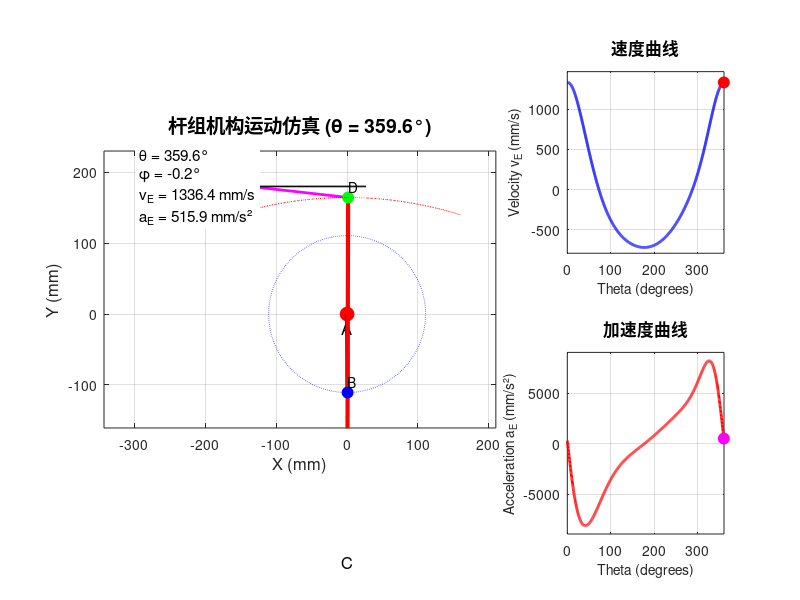
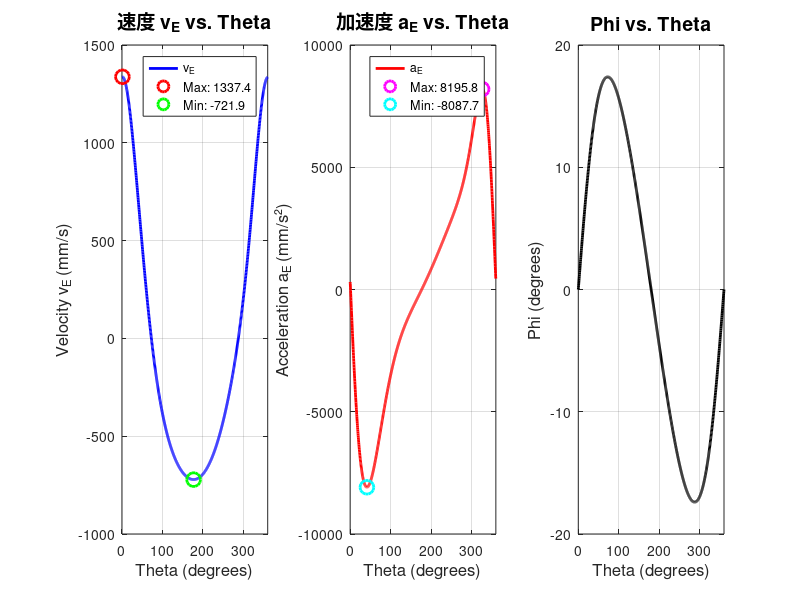

MATLAB code for these plots, in order:
clear all; clc; close all;

% 初始参数
K = 1.48;
deg2rad = pi/180;
rad2deg = 180/pi;



% 长度 mm
L_AC = 370; % A点在C点正上方
L_AB = 110.63;
L_CD = 534.45; 
L_DE = L_CD * 0.26;
CE_Vertical = 550; % C点到滑块E的垂直距离

% 角度范围
theta_deg = linspace(0, 360, 1000);

% 预分配phi数组
phi = zeros(size(theta_deg));   % CD与竖直夹角
% 初始化v_E数组
v_E = zeros(size(theta_deg));
% 预分配加速度数组
a_E = zeros(size(theta_deg));

% 速度参数
A_rpm = 56;
w_A = A_rpm * 2 * pi / 60;  % 转换为弧度/秒
v_B = w_A * L_AB;

% 加速度参数
a_B_n = w_A^2 * L_AB;
a_B_t = 0;
a_B = sqrt(a_B_n^2 + a_B_t^2);

% 时间参数
T = 60 / A_rpm;  % 曲柄转动周期（秒）
dt = T / (length(theta_deg) - 1);  % 时间步长


% 预分配位置数组
A_pos = zeros(length(theta_deg), 2);  % A点位置（固定）
B_pos = zeros(length(theta_deg), 2);  % B点位置
C_pos = zeros(length(theta_deg), 2);  % C点位置（固定）
D_pos = zeros(length(theta_deg), 2);  % D点位置
E_pos = zeros(length(theta_deg), 2);  % E点位置

% 设置固定点
A_pos = repmat([0, 0], length(theta_deg), 1);
C_pos = repmat([0, -L_AC], length(theta_deg), 1);



% 循环计算每个theta对应的phi和v_E
for i = 1:length(theta_deg)
    theta = theta_deg(i);
    theta_rad = theta * deg2rad;


    % B点坐标（曲柄末端）
    B_pos(i,:) = [L_AB * -sind(theta), L_AB * -cosd(theta)];


    % 求phi
    phi(i) = atand(sind(theta)/(L_AC/L_AB-cosd(theta)));
    phi_rad = phi(i) * deg2rad;


    % D点坐标（摇杆末端）
    % 注意：phi是CD与竖直方向的夹角
    D_pos(i,:) = [C_pos(i,1) - L_CD * sin(phi_rad), ...
                  C_pos(i,2) + L_CD * cos(phi_rad)];
    
    % gamma 连杆DE与水平面的夹角
    gamma = asind((CE_Vertical - L_CD*cosd(phi(i)))/L_DE);
    gamma_rad = gamma * deg2rad;    

    % 计算B点分速度
    v_B_CD = v_B * cos(deg2rad * (phi(i) + theta));
    % B点到C点的距离（r_B）
    r_B = sqrt(L_AC^2 + L_AB^2 - 2 * L_AC * L_AB * cosd(theta));

    % E点坐标（滑块）
    % 假设E点沿水平导轨运动
    E_pos(i,:) = [D_pos(i,1) - L_DE * cos(gamma_rad), ...
                  C_pos(i,2) + CE_Vertical];  % E点在固定高度
    
    % 计算CD杆的角速度
    w_CD = v_B_CD / r_B; 
    
    % D点速度
    v_D = w_CD * L_CD; 
    

    % E点速度
    v_E(i) = v_D / sind(90-gamma) * sind(90 + gamma -phi(i)); % 正弦定理

end

% 通过数值微分计算加速度
% 使用中心差分法
for i = 2:length(v_E)-1
    a_E(i) = (v_E(i+1) - v_E(i-1)) / (2*dt);
end
% 边界处理
a_E(1) = (v_E(2) - v_E(1)) / dt;
a_E(end) = (v_E(end) - v_E(end-1)) / dt;

% 或者使用MATLAB的gradient函数（更简洁）
% a_E = gradient(v_E, dt);


% ============================
% 创建动画
% ============================

figure('Position', [100, 100, 1200, 800]);

% 子图1：机构运动动画
subplot(2, 3, [1, 2, 4, 5]);
hold on;
axis equal;
grid on;
box on;
xlabel('X (mm)', 'FontSize', 12);
ylabel('Y (mm)', 'FontSize', 12);
title('杆组机构运动仿真', 'FontSize', 14);

% 设置坐标轴范围
x_min = min([min(B_pos(:,1)), min(D_pos(:,1)), min(E_pos(:,1))]) - 50;
x_max = max([max(B_pos(:,1)), max(D_pos(:,1)), max(E_pos(:,1))]) + 50;
y_min = min([min(B_pos(:,2)), min(D_pos(:,2)), min(E_pos(:,2))]) - 50;
y_max = max([max(B_pos(:,2)), max(D_pos(:,2)), max(E_pos(:,2))]) + 50;
axis([x_min, x_max, y_min, y_max]);

% 绘制固定点和导轨
plot(A_pos(1,1), A_pos(1,2), 'ro', 'MarkerSize', 10, 'MarkerFaceColor', 'r');
plot(C_pos(1,1), C_pos(1,2), 'ro', 'MarkerSize', 10, 'MarkerFaceColor', 'r');
% 绘制E点导轨（水平线）
plot([x_min, x_max], [CE_Vertical, CE_Vertical], 'k--', 'LineWidth', 1);

% 添加文字标签
text(A_pos(1,1), A_pos(1,2)-20, 'A', 'FontSize', 12, 'HorizontalAlignment', 'center');
text(C_pos(1,1), C_pos(1,2)+20, 'C', 'FontSize', 12, 'HorizontalAlignment', 'center');
text(x_max-100, CE_Vertical+20, 'E点导轨', 'FontSize', 10);

% 预分配图形对象句柄
h_AB = line([A_pos(1,1), B_pos(1,1)], [A_pos(1,2), B_pos(1,2)], ...
            'Color', 'b', 'LineWidth', 3);
h_BC = line([B_pos(1,1), C_pos(1,1)], [B_pos(1,2), C_pos(1,2)], ...
            'Color', 'g', 'LineWidth', 2, 'LineStyle', '--');
h_CD = line([C_pos(1,1), D_pos(1,1)], [C_pos(1,2), D_pos(1,2)], ...
            'Color', 'r', 'LineWidth', 3);
h_DE = line([D_pos(1,1), E_pos(1,1)], [D_pos(1,2), E_pos(1,2)], ...
            'Color', 'm', 'LineWidth', 2);

% 绘制各点
h_B = plot(B_pos(1,1), B_pos(1,2), 'bo', 'MarkerSize', 8, 'MarkerFaceColor', 'b');
h_D = plot(D_pos(1,1), D_pos(1,2), 'go', 'MarkerSize', 8, 'MarkerFaceColor', 'g');
h_E = plot(E_pos(1,1), E_pos(1,2), 'ks', 'MarkerSize', 10, 'MarkerFaceColor', 'y');

% 添加B、D、E点标签
h_B_text = text(B_pos(1,1), B_pos(1,2)+15, 'B', 'FontSize', 10);
h_D_text = text(D_pos(1,1), D_pos(1,2)+15, 'D', 'FontSize', 10);
h_E_text = text(E_pos(1,1), E_pos(1,2)+15, 'E', 'FontSize', 10);

% 轨迹跟踪
h_B_trace = plot(B_pos(1,1), B_pos(1,2), 'b:', 'LineWidth', 0.5);
h_D_trace = plot(D_pos(1,1), D_pos(1,2), 'r:', 'LineWidth', 0.5);
h_E_trace = plot(E_pos(1,1), E_pos(1,2), 'k-', 'LineWidth', 1);

% 信息显示
info_text = text(x_min+50, y_max-50, '', 'FontSize', 11, 'BackgroundColor', 'w');

% 子图2：速度曲线（实时更新）
subplot(2, 3, 3);
h_vel = plot(theta_deg(1), v_E(1), 'b-', 'LineWidth', 2);
xlabel('Theta (degrees)', 'FontSize', 10);
ylabel('Velocity v_E (mm/s)', 'FontSize', 10);
title('速度曲线', 'FontSize', 12);
grid on;
xlim([0, 360]);
ylim([min(v_E)*1.1, max(v_E)*1.1]);
hold on;
h_current_vel = plot(theta_deg(1), v_E(1), 'ro', 'MarkerSize', 8, 'MarkerFaceColor', 'r');

% 子图3：加速度曲线（实时更新）
subplot(2, 3, 6);
h_acc = plot(theta_deg(1), a_E(1), 'r-', 'LineWidth', 2);
xlabel('Theta (degrees)', 'FontSize', 10);
ylabel('Acceleration a_E (mm/s²)', 'FontSize', 10);
title('加速度曲线', 'FontSize', 12);
grid on;
xlim([0, 360]);
ylim([min(a_E)*1.1, max(a_E)*1.1]);
hold on;
h_current_acc = plot(theta_deg(1), a_E(1), 'mo', 'MarkerSize', 8, 'MarkerFaceColor', 'm');

% 动画循环
animation_speed = 2;  % 动画速度因子
for i = 1:animation_speed:length(theta_deg)
    % 更新主图
    subplot(2, 3, [1, 2, 4, 5]);
    
    % 更新杆件位置
    set(h_AB, 'XData', [A_pos(i,1), B_pos(i,1)], ...
              'YData', [A_pos(i,2), B_pos(i,2)]);
    set(h_BC, 'XData', [B_pos(i,1), C_pos(i,1)], ...
              'YData', [B_pos(i,2), C_pos(i,2)]);
    set(h_CD, 'XData', [C_pos(i,1), D_pos(i,1)], ...
              'YData', [C_pos(i,2), D_pos(i,2)]);
    set(h_DE, 'XData', [D_pos(i,1), E_pos(i,1)], ...
              'YData', [D_pos(i,2), E_pos(i,2)]);
    
    % 更新各点位置
    set(h_B, 'XData', B_pos(i,1), 'YData', B_pos(i,2));
    set(h_D, 'XData', D_pos(i,1), 'YData', D_pos(i,2));
    set(h_E, 'XData', E_pos(i,1), 'YData', E_pos(i,2));
    
    % 更新标签位置
    set(h_B_text, 'Position', [B_pos(i,1), B_pos(i,2)+15]);
    set(h_D_text, 'Position', [D_pos(i,1), D_pos(i,2)+15]);
    set(h_E_text, 'Position', [E_pos(i,1), E_pos(i,2)+15]);
    
    % 更新轨迹
    set(h_B_trace, 'XData', B_pos(1:i,1), 'YData', B_pos(1:i,2));
    set(h_D_trace, 'XData', D_pos(1:i,1), 'YData', D_pos(1:i,2));
    set(h_E_trace, 'XData', E_pos(1:i,1), 'YData', E_pos(1:i,2));
    
    % 更新信息文本
    info_str = sprintf('θ = %.1f°\nφ = %.1f°\nv_E = %.1f mm/s\na_E = %.1f mm/s²', ...
                      theta_deg(i), phi(i), v_E(i), a_E(i));
    set(info_text, 'String', info_str);
    
    % 更新速度曲线
    subplot(2, 3, 3);
    set(h_vel, 'XData', theta_deg(1:i), 'YData', v_E(1:i));
    set(h_current_vel, 'XData', theta_deg(i), 'YData', v_E(i));
    
    % 更新加速度曲线
    subplot(2, 3, 6);
    set(h_acc, 'XData', theta_deg(1:i), 'YData', a_E(1:i));
    set(h_current_acc, 'XData', theta_deg(i), 'YData', a_E(i));
    
    % 更新标题显示当前角度
    subplot(2, 3, [1, 2, 4, 5]);
    title(sprintf('杆组机构运动仿真 (θ = %.1f°)', theta_deg(i)), 'FontSize', 14);
    
    % 刷新图形
    drawnow;
    
    % 控制动画速度
    pause(0.01);
end

% 显示最终结果
fprintf('=== 运动分析结果 ===\n');
fprintf('曲柄转速: %.1f rpm (ω = %.3f rad/s)\n', A_rpm, w_A);
fprintf('v_E 范围: %.2f 到 %.2f mm/s\n', min(v_E), max(v_E));
fprintf('v_E 平均值: %.2f mm/s\n', mean(v_E));
fprintf('a_E 范围: %.2f 到 %.2f mm/s²\n', min(a_E), max(a_E));
fprintf('a_E 平均值: %.2f mm/s²\n', mean(a_E));
fprintf('Phi 范围: %.2f 到 %.2f 度\n', min(phi), max(phi));

% 添加静态分析图
figure('Position', [100, 100, 1200, 400]);

% 子图1：速度曲线
subplot(1, 3, 1);
plot(theta_deg, v_E, 'b-', 'LineWidth', 2);
xlabel('Theta (degrees)', 'FontSize', 12);
ylabel('Velocity v_E (mm/s)', 'FontSize', 12);
title('速度 v_E vs. Theta', 'FontSize', 14);
grid on;
xlim([0, 360]);
% 标记极值点
[max_vE, max_idx] = max(v_E);
[min_vE, min_idx] = min(v_E);
hold on;
plot(theta_deg(max_idx), max_vE, 'ro', 'MarkerSize', 10, 'LineWidth', 2);
plot(theta_deg(min_idx), min_vE, 'go', 'MarkerSize', 10, 'LineWidth', 2);
legend('v_E', sprintf('Max: %.1f', max_vE), sprintf('Min: %.1f', min_vE), 'Location', 'best');

% 子图2：加速度曲线
subplot(1, 3, 2);
plot(theta_deg, a_E, 'r-', 'LineWidth', 2);
xlabel('Theta (degrees)', 'FontSize', 12);
ylabel('Acceleration a_E (mm/s²)', 'FontSize', 12);
title('加速度 a_E vs. Theta', 'FontSize', 14);
grid on;
xlim([0, 360]);
% 标记极值点
[max_aE, max_a_idx] = max(a_E);
[min_aE, min_a_idx] = min(a_E);
hold on;
plot(theta_deg(max_a_idx), max_aE, 'mo', 'MarkerSize', 10, 'LineWidth', 2);
plot(theta_deg(min_a_idx), min_aE, 'co', 'MarkerSize', 10, 'LineWidth', 2);
legend('a_E', sprintf('Max: %.1f', max_aE), sprintf('Min: %.1f', min_aE), 'Location', 'best');

% 子图3：phi角度曲线
subplot(1, 3, 3);
plot(theta_deg, phi, 'k-', 'LineWidth', 2);
xlabel('Theta (degrees)', 'FontSize', 12);
ylabel('Phi (degrees)', 'FontSize', 12);
title('Phi vs. Theta', 'FontSize', 14);
grid on;
xlim([0, 360]);

disp('动画完成！');